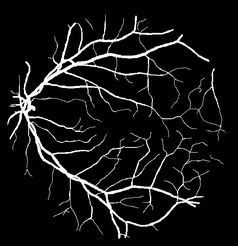
#> input picture libs/21.png, 238 x 246 px, shrunk from 565 x 584 before the run
$ python test.py
#> lines starting #> are read from the running program, lines starting #| are printed output that depends on the picture; after the words box and inside, x2 and y2 are one past the last pixel; in counts of white or black regions, pixels touching at a corner belong together
import numpy as np
from skimage.morphology import skeletonize, dilation, disk
from scipy.ndimage import distance_transform_edt
import matplotlib.pyplot as plt
import cv2

# [104 lines left out: functions generate_custom_skeleton, generate_custom_skeleton_efficient, not called in this run]


def generate_custom_skeleton_2(binary_image, a=1):
    """
    生成自定义宽度的血管骨架图
    参数：
    binary_image: 二值化血管图像 (H, W)，前景（血管）为1，背景为0
    a: 半径阈值（像素）
    返回：
    edt: 欧氏距离变换图
    adjusted_radius: 调整后的半径图
    skeleton: 骨架图
    custom_skeleton: 自定义宽度骨架图 (H, W)
    """
    # 步骤1: 计算欧氏距离变换 (EDT)
    edt = distance_transform_edt(binary_image)

    # 步骤2: 提取骨架（中心线）
    skeleton = skeletonize(binary_image)

    # 步骤3: 获取骨架点处的半径值
    skeleton_radius = np.where(skeleton, edt, 0)

    # 步骤4: 应用阈值a，限制最大半径
    adjusted_radius = np.minimum(skeleton_radius, a)

    # 步骤5: 生成自定义宽度骨架
    custom_skeleton = np.zeros_like(binary_image, dtype=bool)
    max_radius = int(np.ceil(a))

    # 为每个可能的半径值创建膨胀
    for r in range(1, max_radius + 1):
        # 获取需要以半径r膨胀的骨架点
        current_points = (adjusted_radius >= r) & (skeleton)

        # 使用当前半径进行膨胀
        current_disk = disk(r)
        dilated = dilation(current_points, footprint=current_disk)

        # 叠加到结果
        custom_skeleton |= dilated

    return edt, adjusted_radius, skeleton, custom_skeleton


image_path = "21.png"

cap = cv2.VideoCapture(image_path)
ret, img = cap.read()
#> img is the input picture: shape (246, 238, 3); min 0, max 255, mean 19.9
cap.release()
img = cv2.cvtColor(img, cv2.COLOR_BGR2GRAY)
#> img: shape (246, 238)
img = img.astype(np.uint8)
img[img <= 100] = 0
img[img > 100] = 1
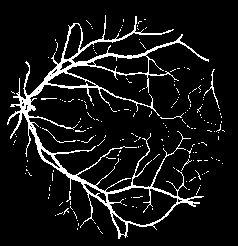
#> img: shape (246, 238); values 0 (black) and 1 (white), 8.7% white in thin lines or dots, all inside (x1, y1, x2, y2) = (7, 15, 225, 239)


# [9 lines of commented-out code are left out]
for a in [1,2,3]:
    edt, adjusted_radius, skeleton, custom_skeleton = generate_custom_skeleton_2(img, a=a)
    plt.imshow(custom_skeleton, cmap='gray')
    plt.title(f'Custom Skeleton (a={a})')
    plt.show()
#> this loop made 3 passes
#> pass 1, in generate_custom_skeleton_2, `edt = distance_transform_edt(binary_image)`:
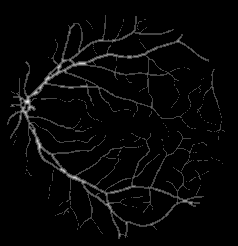
#> edt: shape (246, 238) float64; min 0, max 3.61, mean 0.0995; drawn with min black and max white
#> pass 1, in generate_custom_skeleton_2, `skeleton = skeletonize(binary_image)`:
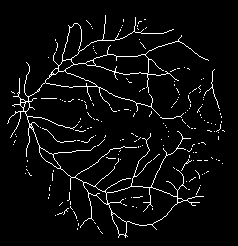
#> skeleton: shape (246, 238) bool; 4.7% white in thin lines or dots, all inside (x1, y1, x2, y2) = (7, 15, 225, 238)
#> pass 1, in generate_custom_skeleton_2, `skeleton_radius = np.where(skeleton, edt, 0)`:
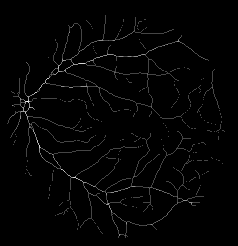
#> skeleton_radius: shape (246, 238) float64; min 0, max 3.61, mean 0.0547; drawn with min black and max white
#> pass 1, `plt.show()`:
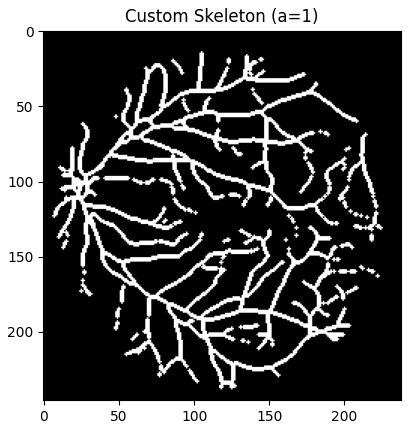
#> figure drawn by matplotlib, 1 panel


def generate_custom_skeleton_alternative(binary_image, a=1):
    """
    根据骨架点处的半径值来调整血管宽度
    - 半径 < a: 保留原血管 .
    - 半径 > a: 将血管宽度削减到半径a
    """

    edt = distance_transform_edt(binary_image)
    skeleton = skeletonize(binary_image)
    skeleton_radii = np.where(skeleton, edt, 0)

    # 创建自定义骨架区域
    custom_skeleton = np.zeros_like(binary_image, dtype=bool)

    # 获取所有骨架点坐标和半径
    y_coords, x_coords = np.where(skeleton)
    radii = skeleton_radii[skeleton]

    # 创建坐标网格
    y_grid, x_grid = np.indices(binary_image.shape)

    for y, x, radius in zip(y_coords, x_coords, radii):
        # 计算图像中每个像素到当前骨架点 (y, x) 的距离。
        dist_to_center = np.sqrt((y_grid - y)**2 + (x_grid - x)**2)

        if radius >= a:
            # 半径大于a：创建半径为a的圆形区域
            circle_region = dist_to_center <= a
            custom_skeleton = np.logical_or(custom_skeleton, circle_region)

    # 对于半径<=a的区域，我们直接使用原始血管图像
    # 但需要确保这些区域不会被过度削减
    mask_radius_leq_a = np.zeros_like(binary_image, dtype=bool)

    for y, x, radius in zip(y_coords, x_coords, radii):
        if radius <= a:
            dist_to_center = np.sqrt((y_grid - y)**2 + (x_grid - x)**2)
            circle_region = dist_to_center <= radius  # 使用原始半径
            mask_radius_leq_a = np.logical_or(mask_radius_leq_a, circle_region)

    # 合并结果：半径<=a的区域 + 半径>a的削减区域
    custom_skeleton = np.logical_or(custom_skeleton, mask_radius_leq_a)
    # 确保不超过原始血管边界
    custom_skeleton = np.logical_and(custom_skeleton, binary_image.astype(bool))

    return edt, skeleton, custom_skeleton


# [27 lines of commented-out code are left out]


image_path = "21.png"

cap = cv2.VideoCapture(image_path)
ret, img = cap.read()
cap.release()
img = cv2.cvtColor(img, cv2.COLOR_BGR2GRAY)
img = img.astype(np.uint8)
img[img <= 100] = 0
img[img > 100] = 1

a_values = [0.5, 1, 1.5, 2]
fig, axes = plt.subplots(2, 2, figsize=(12, 10))
axes = axes.ravel()

for i, a in enumerate(a_values):
    edt, skeleton, custom_skeleton = generate_custom_skeleton_alternative(img, a=a)
    axes[i].imshow(custom_skeleton, cmap='gray')
    axes[i].set_title(f'Custom Skeleton (a={a})')
    axes[i].axis('off')
#> this loop made 4 passes
#> pass 3, in generate_custom_skeleton_alternative (call 3), `custom_skeleton = np.logical_and(custom_skeleton, binary_image.astype(..`:
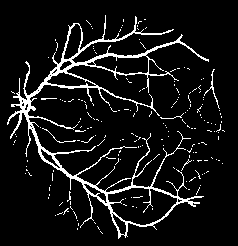
#> custom_skeleton: shape (246, 238) bool; 8.4% white in thin lines or dots, all inside (x1, y1, x2, y2) = (7, 15, 225, 239)

plt.tight_layout()
plt.show()
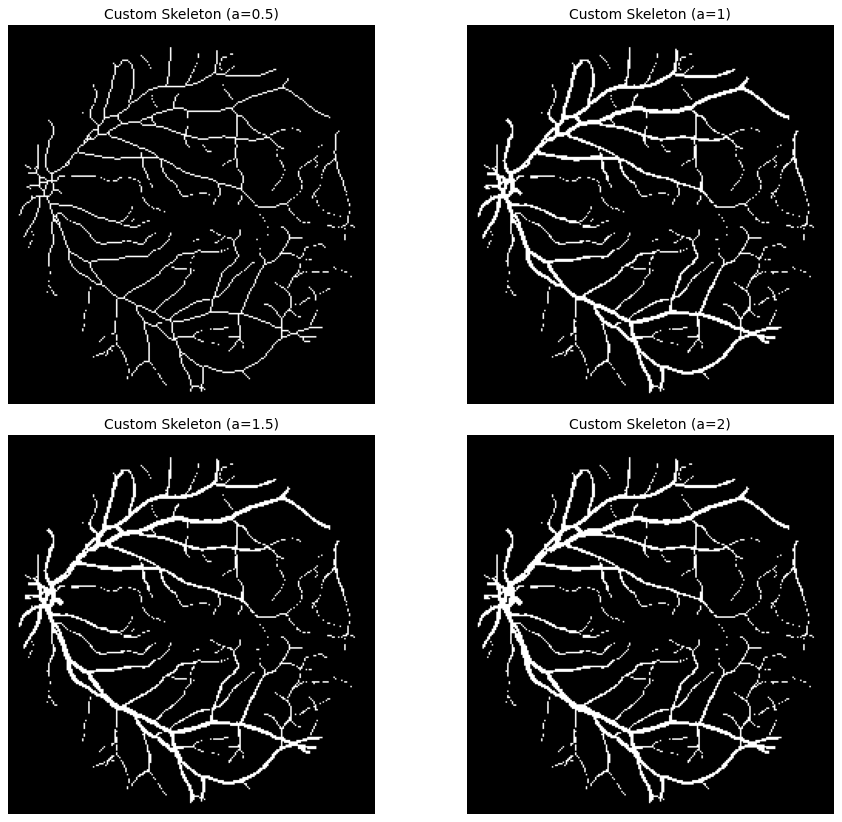
#> figure drawn by matplotlib, 4 panels

$ run again, on libs/a01.png
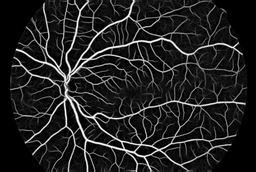
#> input picture libs/a01.png, 256 x 172 px, shrunk from 1760 x 1184 before the run, given in place of 21.png, which was not available
#> img is the input picture: shape (172, 256, 3); min 0, max 255, mean 32.2
#> `img[img > 100] = 1`:
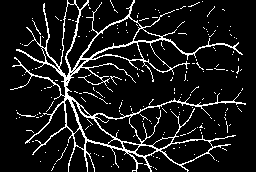
#> img: shape (172, 256); values 0 (black) and 1 (white), 10.3% white in thin lines or dots
#> `plt.show()`:
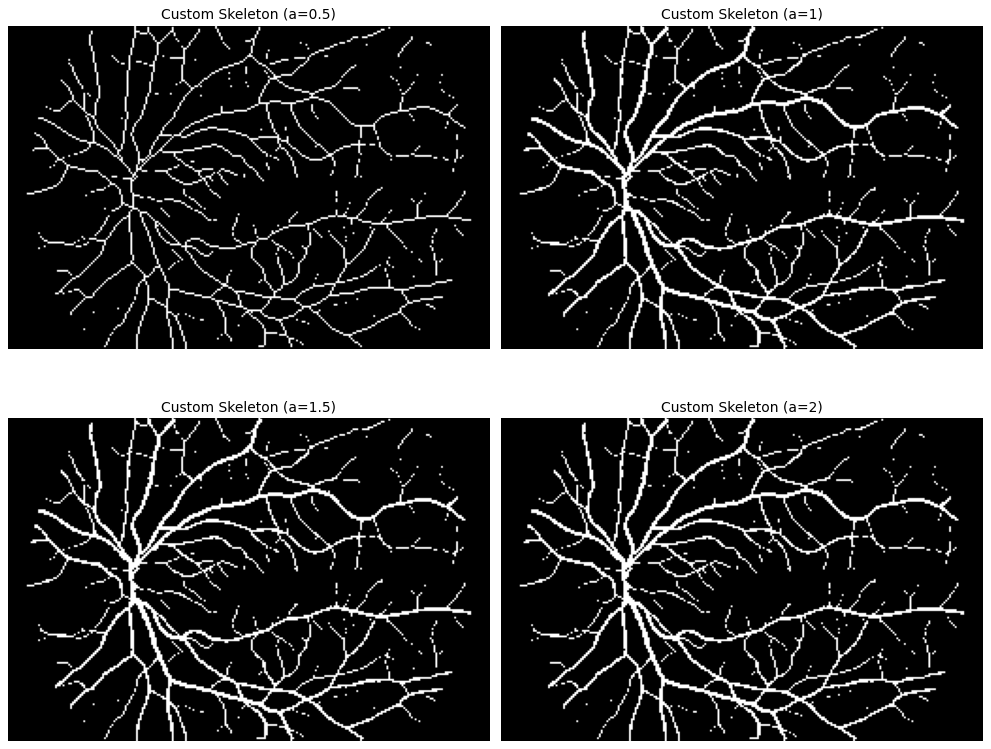
#> figure drawn by matplotlib, 4 panels

$ run again, on libs/base.png
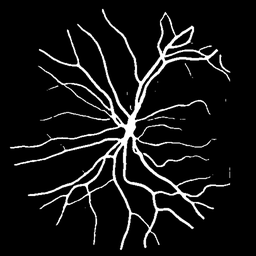
#> input picture libs/base.png, 256 x 256 px, shrunk from 618 x 618 before the run, given in place of 21.png, which was not available
#> img is the input picture: shape (256, 256, 3); min 0, max 255, mean 20.3
#> `img[img > 100] = 1`:
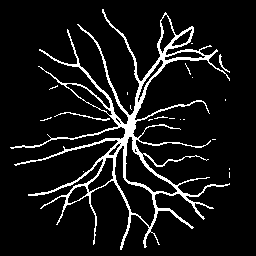
#> img: shape (256, 256); values 0 (black) and 1 (white), 8.8% white in thin lines or dots, all inside (x1, y1, x2, y2) = (10, 9, 230, 250)
#> `plt.show()`:
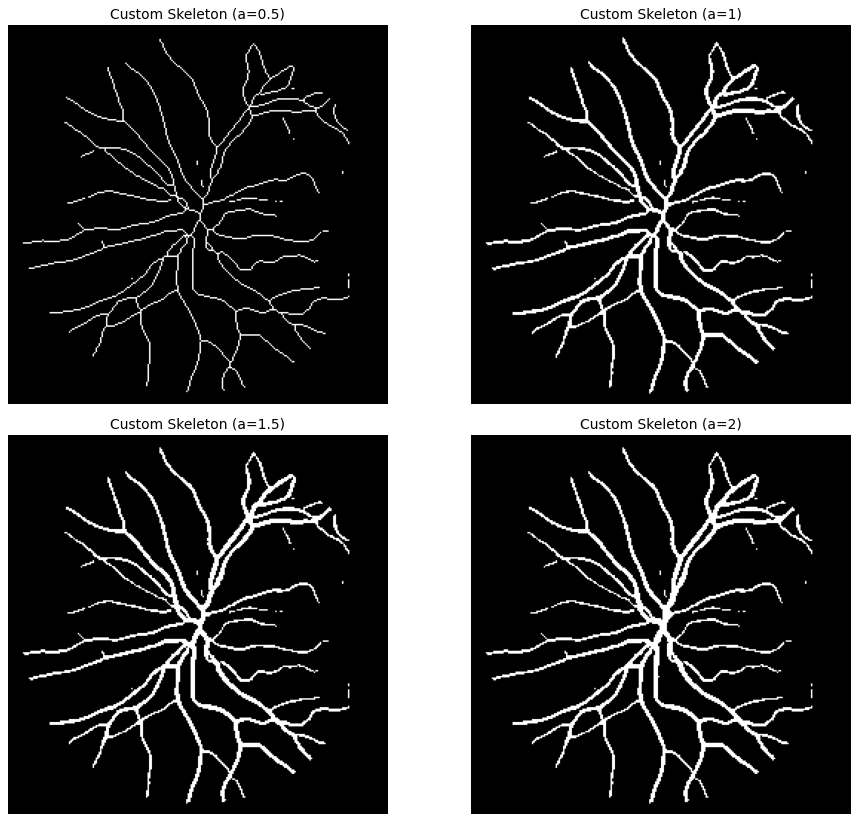
#> figure drawn by matplotlib, 4 panels
